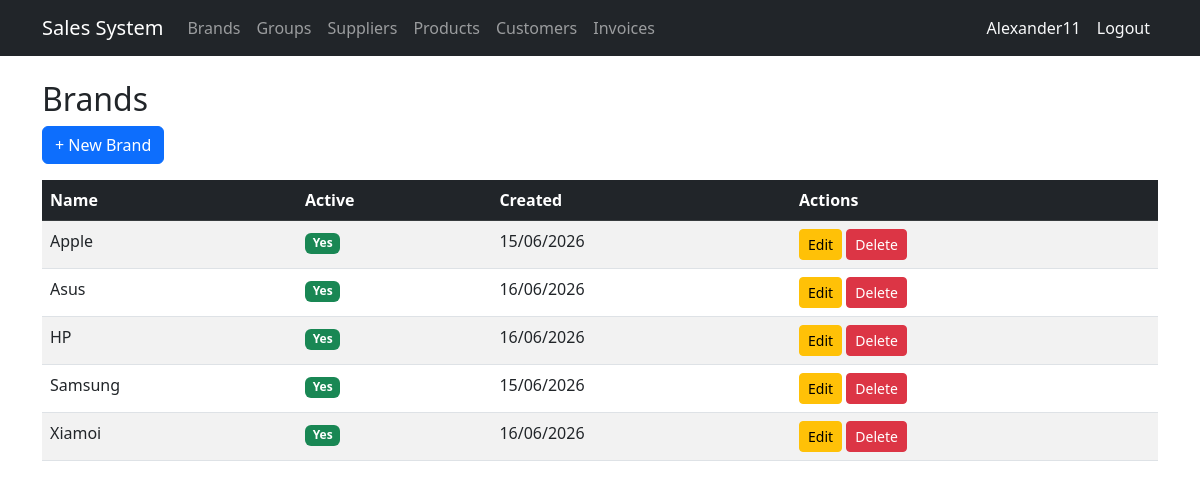
The app's page /brands/ (signed in), older data.
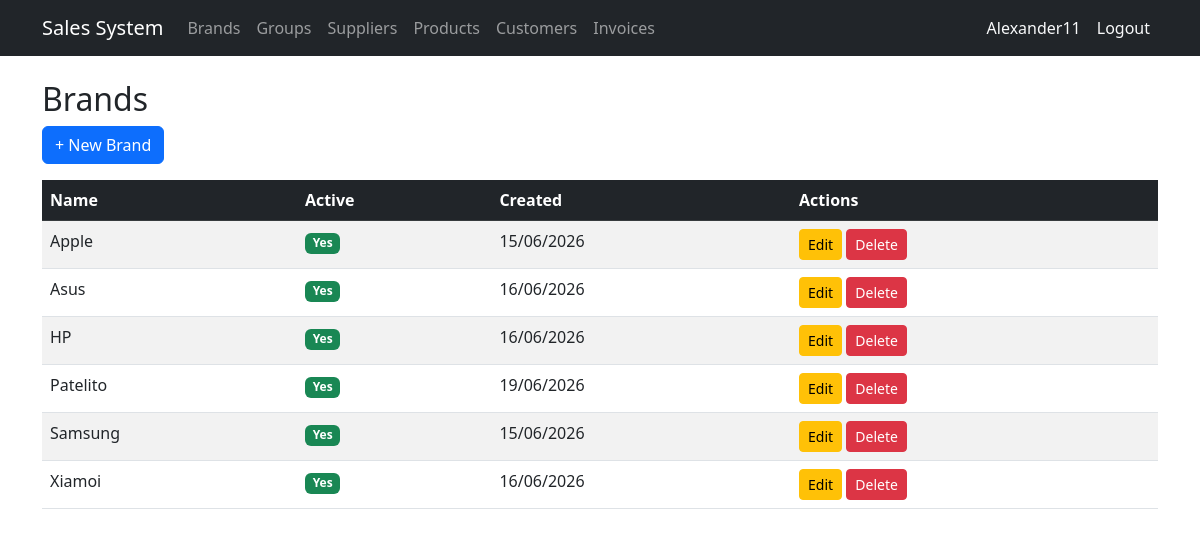
The same page, newer data.
### billing/models.py (models this page shows, shortened)
class Brand(models.Model):
    name = models.CharField(max_length=100, unique=True, verbose_name='Brand Name')
    description = models.TextField(blank=True, null=True)
    is_active = models.BooleanField(default=True)
    created_at = models.DateTimeField(auto_now_add=True)
    updated_at = models.DateTimeField(auto_now=True)
    class Meta:
        verbose_name = 'Brand'
        verbose_name_plural = 'Brands'
        ordering = ['name']

### billing/views.py (the view)
# urls.py: path('brands/', views.brand_list, name='brand_list'),
@login_required
@audit_action('LIST_BRANDS')
def brand_list(request):
    brands = Brand.objects.all()
    return render(request, 'billing/brand_list.html', {'brands': brands})

### billing/templates/billing/brand_list.html (shortened to what this page needs)
{% extends 'billing/base.html' %}
{% block content %}
<h2>Brands</h2>
<a href="{% url 'billing:brand_create' %}" class="btn btn-primary mb-3">+ New Brand</a>
<table class="table table-striped table-hover">
  <thead class="table-dark">
    <tr><th>Name</th><th>Active</th><th>Created</th><th>Actions</th></tr>
  </thead>
  <tbody>
    {% for brand in brands %}
    <tr>
      <td>{{ brand.name }}</td>
      <td>
        {% if brand.is_active %}
          <span class="badge bg-success">Yes</span>
        {% else %}
          <span class="badge bg-danger">No</span>
        {% endif %}
      </td>
      <td>{{ brand.created_at|date:"d/m/Y" }}</td>
      <td>
        <a href="{% url 'billing:brand_update' brand.pk %}" class="btn btn-sm btn-warning">Edit</a>
        <a href="{% url 'billing:brand_delete' brand.pk %}" class="btn btn-sm btn-danger">Delete</a>
      </td>
    </tr>
    {% empty %}
    <tr><td colspan="4" class="text-center">No brands found.</td></tr>
    {% endfor %}
  </tbody>
</table>
{% endblock %}

Row changes from the older to the newer data that the page shows:
added Brand: name "Patelito", is_active "Yes", created_at "19/06/2026"
